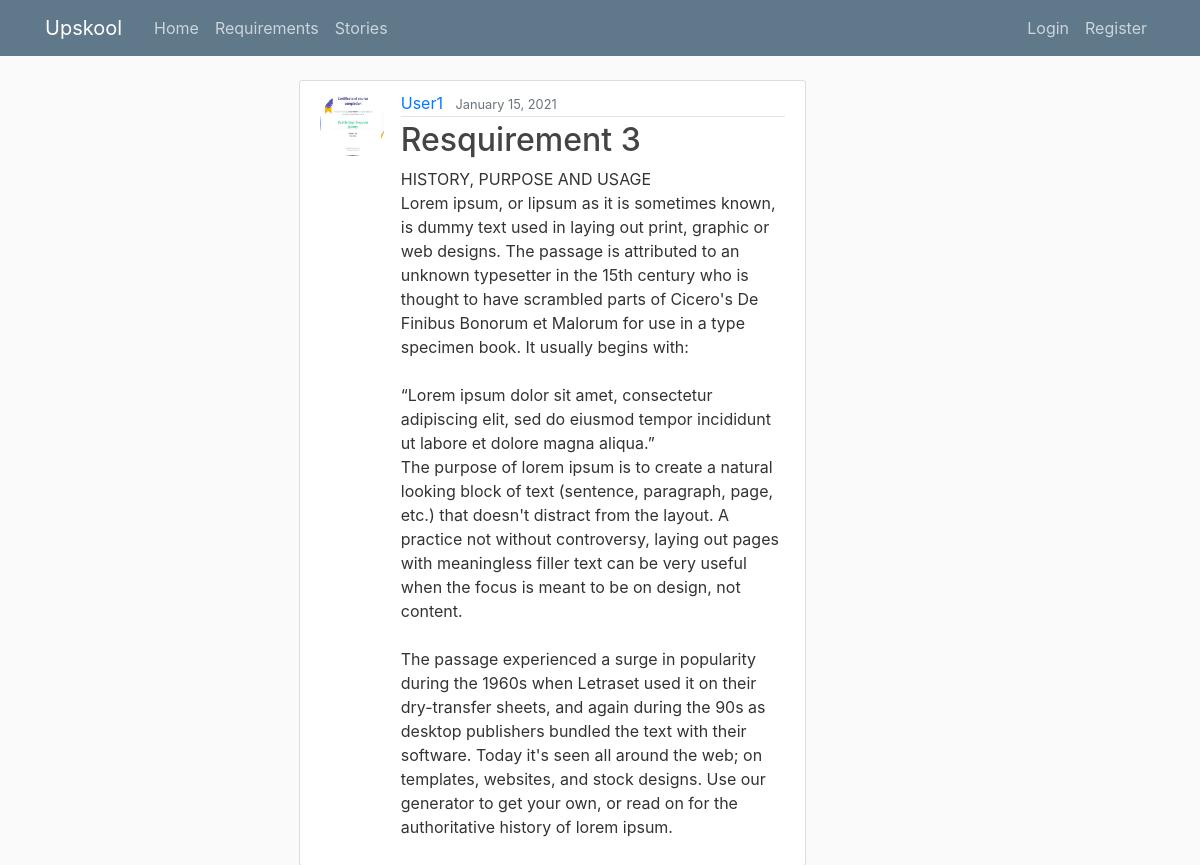
The page /requirements/5/ on the database its author committed.
### users/models.py (models this page shows, shortened)
class Requirement(models.Model):
    title = models.CharField(max_length=100)
    content = models.TextField()
    date_posted = models.DateTimeField(default=timezone.now)
    author = models.ForeignKey(User, on_delete=models.CASCADE)

class Profile(models.Model):
    user = models.OneToOneField(User, on_delete=models.CASCADE)
    image = models.ImageField(default='default.jpg', upload_to='profile_pics')

### users/views.py (the view)
# urls.py: path('requirements/<int:pk>/',ReqDetailView.as_view() , name='req-detail'),
class ReqDetailView(DetailView):
    model = Requirement

### users/templates/users/requirement_detail.html
{% extends "users/base.html" %}
{% block content %}
    <article class="media content-section">
    <img class="rounded-circle article-img" src="{{ object.author.profile.image.url }}">
    <div class="media-body">
        <div class="article-metadata">
        <a class="mr-2" href="#">{{ object.author }}</a>
        <small class="text-muted">{{ object.date_posted|date:"F d, Y" }}</small>
        </div>
        <h2 class="article-title" >{{ object.title }}</h2>
        <p class="article-content">{{ object.content }}</p>
    </div>
    </article>
{% endblock content %}

### users/static/users/main.css (style rules this page uses)
body { background: #fafafa; color: #333333; margin-top: 5rem; }
h1, h2, h3, h4, h5, h6 { color: #444444; }
.content-section { margin: auto; width: 50%; background: #ffffff; padding: 10px 20px; border: 1px solid #dddddd; border-radius: 3px; }
.article-title { color: #444444; }
.article-content { white-space: pre-line; }
.article-img { height: 65px; width: 65px; margin-right: 16px; }
.article-metadata { padding-bottom: 1px; margin-bottom: 4px; border-bottom: 1px solid #e3e3e3 }

### rows shown on the page
Requirement: author.profile.image (picture), author "User1", date_posted "January 15, 2021", title "Resquirement 3", content "HISTORY, PURPOSE AND USAGE Lorem ipsum, or lipsum as it is sometimes known, is dummy text used in laying out print, graphic or web designs. The passage is attributed to an unknown typesetter in the 15th century who is thought to have scrambled parts of Cicero's De Finibus Bonorum et Malorum for use in a type specimen book. It usually begins with: “Lorem ipsum dolor sit amet, consectetur adipiscing elit, sed do eiusmod tempor incididunt ut labore et dolore magna aliqua.” The purpose of lorem ipsum is to create a natural looking block of text (sentence, paragraph, page, etc.) that doesn't distract from the layout. A practice not without controversy, laying out pages with meaningless filler…"
